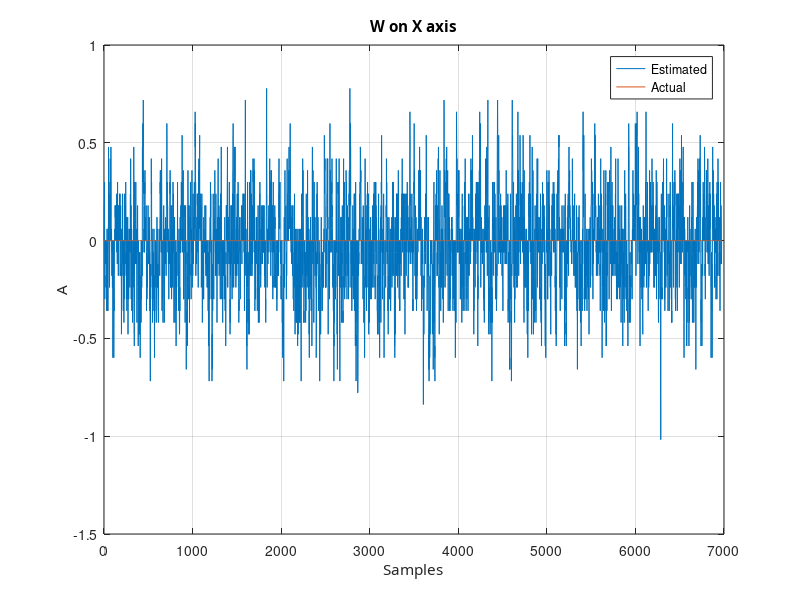
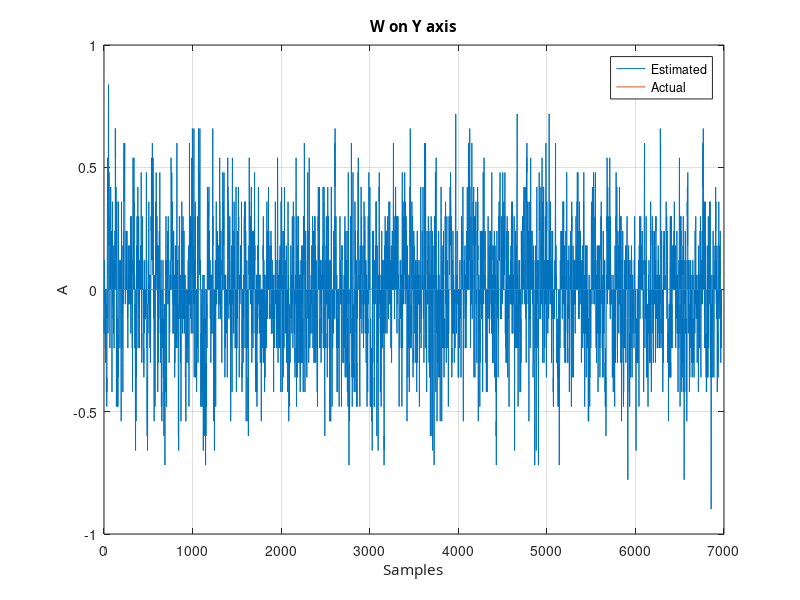
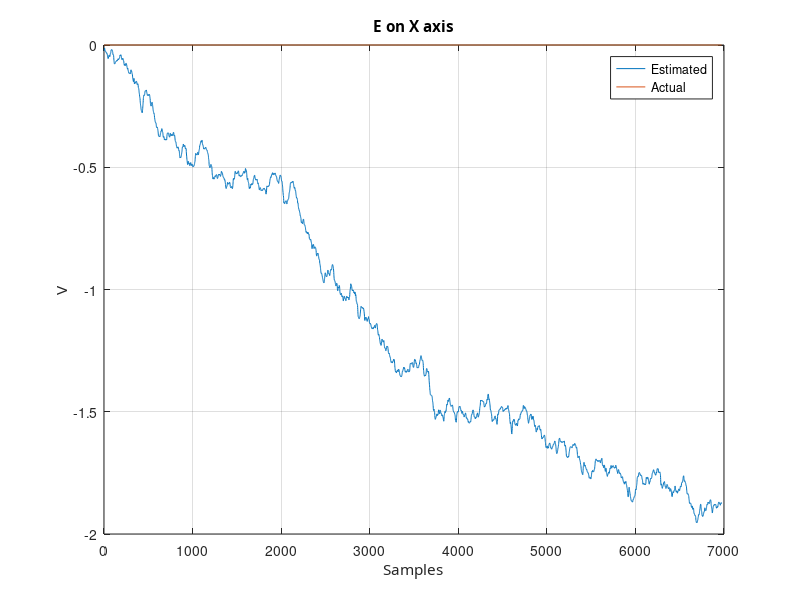
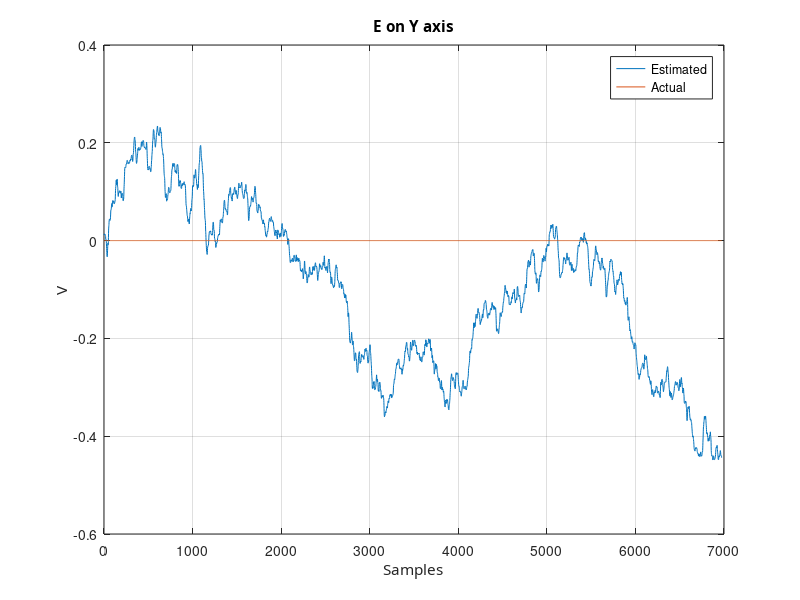

Source code (MATLAB) for these figures, in order:

% Load the log file generated by SerialPlot.
d = xlsread('test_1.csv');

ylabels = [
    "Acceleration (cm/s^2)"
    "Velocity (cm/s)"
    "Position (cm)"
];

titles = [
    "World Frame of Ref. Acceleration"
    "Estimated velocity"
    "Estimated position"
];

axesLabels = ['Y', 'X'];

font = 'LG Display-Regular';

for i = 1 : 6
    myTitle = strcat(titles(int8(i/2)), {' on '}, axesLabels(mod(i, 2) + 1), ' axis');

    figure(i)
    plot(1 : length(d( : , i)), d( : , i));
    hold on
    plot(1 : length(d( : , i)), d( : , i) * 0);
    legend('Estimated', 'Actual');
    
    grid on

    xlabel  ('Samples', 'FontName', font);
    ylabel  (ylabels(int8(i/2)),  'FontName', font);
    title   (myTitle, 'FontName', font);

    saveas(figure(i), strcat('test1_graphs\', myTitle, '.png'));
end